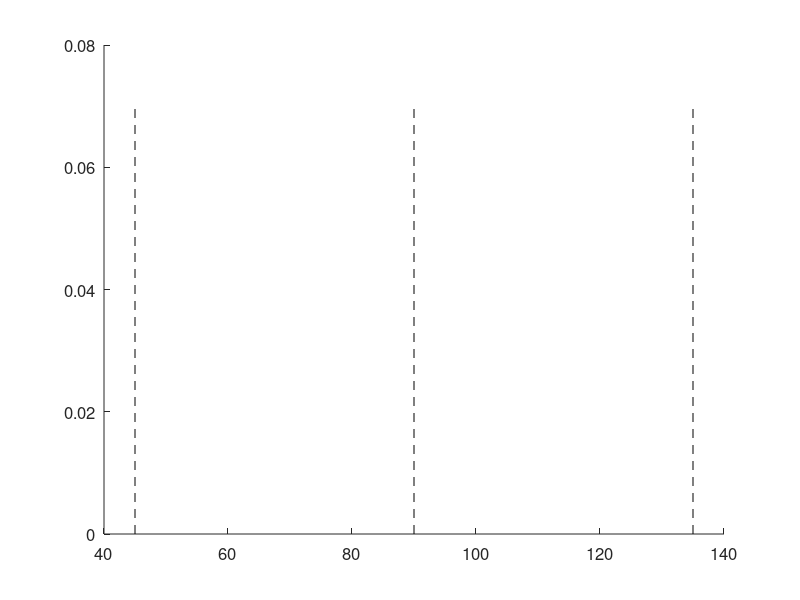

This chart was generated by the following MATLAB code: (Note: this script raises an error after producing the figure.)
ages = [3 8 12];
nsets = [3 4 3];
colors = [0.25 0.25 0.25; 0.5 0.5 0.5; 0.75 0.75 0.75];

meas_clutter = false;
meas_phasecoher = false;
meas_power = true;
meas_orient = true;
meas_edgedens = false;


nFramesToJump = 30; % to sample every nFramesToJump
startFrame = 60;
std_thresh = 40; % ### ?? set intelligently!

%% loop over images to get estimate of group's clutter exponent

% ### not updated yet to video version..

if meas_clutter
    N = [];
    K = [250 500 750 1000 1500 2000];
    figure; hold on;
    for ca = 1:length(ages)
        for cs = 1:nsets(ca)
            dirname = sprintf('../videoData/AslinBabyCam/Frames/wesse.%dmos.%d',ages(ca),nsets(cs));
            folderlist = dir(sprintf('%s/*.jpg',dirname));
            for ci = 1:length(imlist)
                im = imread([dirname,'/',imlist(ci).name]);
                N = [N; SIclutter(im,-1.3)];
                plot(K,N(end,:),'k*')
            end
        end
    end
    Ktmp = repmat(K,[size(N,1),1]);
    [B,BINT,R,RINT,STATS] = regress(log(Ktmp(:)),[log(N(:)) ones(numel(Ktmp),1)]);
    err_var = STATS(end);
    exponent_val = B(1);
    prop_const = exp(B(2));
    save('segment_info','K','N','err_var','exponent_val','prop_const')
end

%%

for ca = 1:length(ages)
    for cs = 1:nsets(ca)
        dirname = sprintf('../videoData/AslinBabyCam/Frames/wesse.%dmos.%d',ages(ca),cs);
        cliplist = dir(dirname);
        mkdir(sprintf('stats/%dmos.%d',ages(ca),cs));
        
        for cc = 1:length(cliplist)
            if ~strcmp(cliplist(cc).name(1),'.')
                imlist = dir(sprintf('%s/%s/*.jpg',dirname,cliplist(cc).name));
                % this is generally a very long list
                imsToCheck = startFrame:nFramesToJump:length(imlist);
                imcnt = 1;
                
                for ci = imsToCheck
                    
                    clear im;
                    im = imread([dirname,'/',cliplist(cc).name,'/',imlist(imcnt).name]);
                    imgray = double(rgb2gray(im));
                    imstd(imcnt) = std(imgray(:));
                    imstdIx(imcnt) = ci;
                    clipFrameStr = sprintf('stats/%dmos.%d/Clip%s.mat',ages(ca),cs,cliplist(cc).name);
                    if ci == imsToCheck(1)
                        save(clipFrameStr,'imstd','imstdIx','imsToCheck');
                    else
                        save(clipFrameStr,'imstd','imstdIx','imsToCheck','-append');
                    end
                    
                    if std(imgray(:)) > std_thresh
                        
                        [h,w] = size(imgray);
                        imgray = imgray(:,11:end-10); % remove black vertical borders
                        
                        % analyses on the rectangular image
                        if meas_edgedens
                            bw = edge(imgray,'canny');
                            edgedens(imcnt) = sum(bw(:))/numel(bw);
                            save(clipFrameStr,'edgedens','ci','imsToCheck','-append');
                        end
                        
                        if meas_clutter
                            [tmp,tmp,clutter_val(imcnt)] = SIclutter(im,exponent_val);
                            save(clipFrameStr,'clutter_val','ci','imsToCheck','-append');
                        end
                        
                        if meas_phasecoher
                            % sharpness index/GPC
                            sharpness(imcnt) = sharpness_index(imgray);
                            gpc(imcnt) = global_phase_coherence(imgray);
                            save(clipFrameStr,'gpc','sharpness','ci','imsToCheck','-append');
                        end
                        
                        % analysis on square center image
                        if meas_power
                            sq_ix = (1:h) + (w-h)/2;
                            imgraysq = imgray(:,sq_ix);
                            % power exponent & power by orientation
                            [freq_vals(imcnt,:),rad_power(imcnt,:)] = radial_power(imgraysq);
                            
                            x = freq_vals(imcnt,2:end-1); % ignore DC & highest s.f. (pixel boundaries)
                            y = rad_power(imcnt,2:end-1); % ### MAYBE remove more?
                            [B,BINT,R,RINT,STATS] = regress(log(y)',[log(x+eps)' ones(length(y),1)]);
                            alph(imcnt) = B(1);
                            Rsqrd(imcnt) = STATS(1);
                            p_val(imcnt) = STATS(3);
                            %plot(log(x+eps),log(y))
                            %hold on; plot(log(x+eps),B(1).*(log(x+eps))+B(2),'k-')
                            save(clipFrameStr,'freq_vals','rad_power','alph','Rsqrd','p_val','ci','imsToCheck','-append');
                        end
                        
                        if meas_orient
                            % orientation analysis
                            [orient_vals(imcnt,:),energy_orient(imcnt,:)] = orientation_power_new(imgraysq);
                            save(clipFrameStr,'energy_orient','orient_vals','ci','imsToCheck','-append');
                        end
                        
                    end
                    imcnt = imcnt + 1;
                end
            end
        end
    end
end

%% Plot results

agecolors = {'r' 'g' 'b'};
facecolors = [0.5 0 0; 0 0.5 0; 0 0 0.5];

figure;
hold on;
set(gca,'FontSize',12)
plot([45 45],[0 7e-2],'k--')
plot([90 90],[0 7e-2],'k--')
plot([135 135],[0 7e-2],'k--')

for ca = 1:length(ages)
    hold on;
    cnt = 1;
    
    for cs = 1:nsets(ca)
        
        datafiles = dir(sprintf('stats/%dmos.%d/*.mat',ages(ca),cs));
        
        for df = 1:length(datafiles)
            load(sprintf('stats/%dmos.%d/%s',ages(ca),cs,datafiles(df).name));
            orient_vals = orient_vals(1,:);
            goodIx = imstd>std_thresh;
            ener = energy_orient(goodIx,:);
            ener_tot_by_row = sum(ener,2);
            clip_orient_prob{ca,cnt} = ener./repmat(ener_tot_by_row,[1,size(ener,2)]);
            n_samp{ca,cnt} = sum(goodIx);
            
            all_means(cnt,:) = mean(clip_orient_prob{ca,cnt});
            all_means_N(cnt) = n_samp{ca,cnt};
            
            cnt = cnt + 1;
        end
    end
    
    all_means_N = all_means_N./sum(all_means_N);
    mean_val = sum(all_means.*repmat(all_means_N',[1 size(all_means,2)]));
    sum(mean_val)
    SEM = std(mean_val)/sqrt(size(all_means,1));
    ub = mean_val + SEM;
    lb = mean_val - SEM;
    
    h = fill([orient_vals,orient_vals(end:-1:1)],[lb ub(end:-1:1)],'k');
    set(h,'LineStyle','none','FaceAlpha',0.2,'FaceColor',facecolors(ca,:));
    plot(orient_vals,mean_val,'Color',agecolors{ca},'LineWidth',1.5)
    text(145, 0.06 - (ca-1).*0.005, sprintf('%d mos.',ages(ca)), 'Color', agecolors{ca},'FontSize',12);
    
    %     subplot(3,2,2);
    %     for cs = 1:nsets
    %         datatmp = all_rad_power{cs,ages(ca)};
    %         datatmpm = mean(datatmp);
    %         SEM = std(datatmp)/sqrt(size(datatmp,1));
    %         ub = datatmpm + SEM;
    %         lb = datatmpm - SEM;
    %         %h = fill([freq_vals(1,:),freq_vals(1,end:-1:1)],[lb ub(end:-1:1)],'k');
    %         set(h,'LineStyle','none','FaceAlpha',0.2)
    %         loglog(freq_vals(1,:),datatmpm,'k-','LineWidth',1)
    %         hold on;
    %         %meanalph = alph(ci,cs,:);
    %     end
    %     ylim([0 10^8])
    %     xlim([0 10^2.5])
    %     title(sprintf('%d Mos',ages(ca)));
    %     xlabel('Freq (cycles/image)');
    %     ylabel('Power');
    %
    %     subplot(3,2,3);
    %     hold on;
    %     datatmp = edgedens(:,:,ca);
    %     hist(datatmp(:),0:0.01:0.2)
    %     xlabel('edge density')
    %     ylabel('count')
    %     xlim([0 0.2])
    %
    %     subplot(3,2,4);
    %     hold on;
    %     datatmp = alph(:,:,ca);
    %     ptmp = p_val(:,:,ca);
    %     datatmp = datatmp(ptmp<0.05);
    %     hist(datatmp(:),-4:0.1:-2);
    %     xlim([-4 -2]);
    %     xlabel('spectral slope')
    %     ylabel('count')
    %
    %     subplot(3,2,5)
    %     hold on;
    %     datatmp = clutter_val(:,:,ca);
    %     hist(datatmp(:),0.5e4:1500:2e4)
    %     xlabel('clutter index')
    %     ylabel('count')
    %
    %     subplot(3,2,6)
    %     hold on;
    %     datatmp = gpc(:,:,ca);
    %     hist(datatmp(:),0:3e4:3e5)
    %     xlabel('global phase consistency')
    %     ylabel('count')
    
    %print('-dpsc2','Baby_cam_video_summary.ps','-append');
    
end

%title(sprintf('%d Mos',ages(ca)));
ylabel('probability')
xlabel('orientation')
set(gca,'XTick',0:45:180)
xlim([0 180])
ylim([0 7e-2])

%loglog(freq_vals',rad_power','k-','Color',colors(cs,:),'LineWidth',0.5);
%hold on;
%loglog(freq_vals(1,:),mean(rad_power),'k-','LineWidth',1);
%xlabel('spatial freq in cyc/im')
%ylabel('power');
%title(sprintf('%dmo.%d',ca));
%print('-depsc2',sprintf('figs/%dmo.eps',ca))











